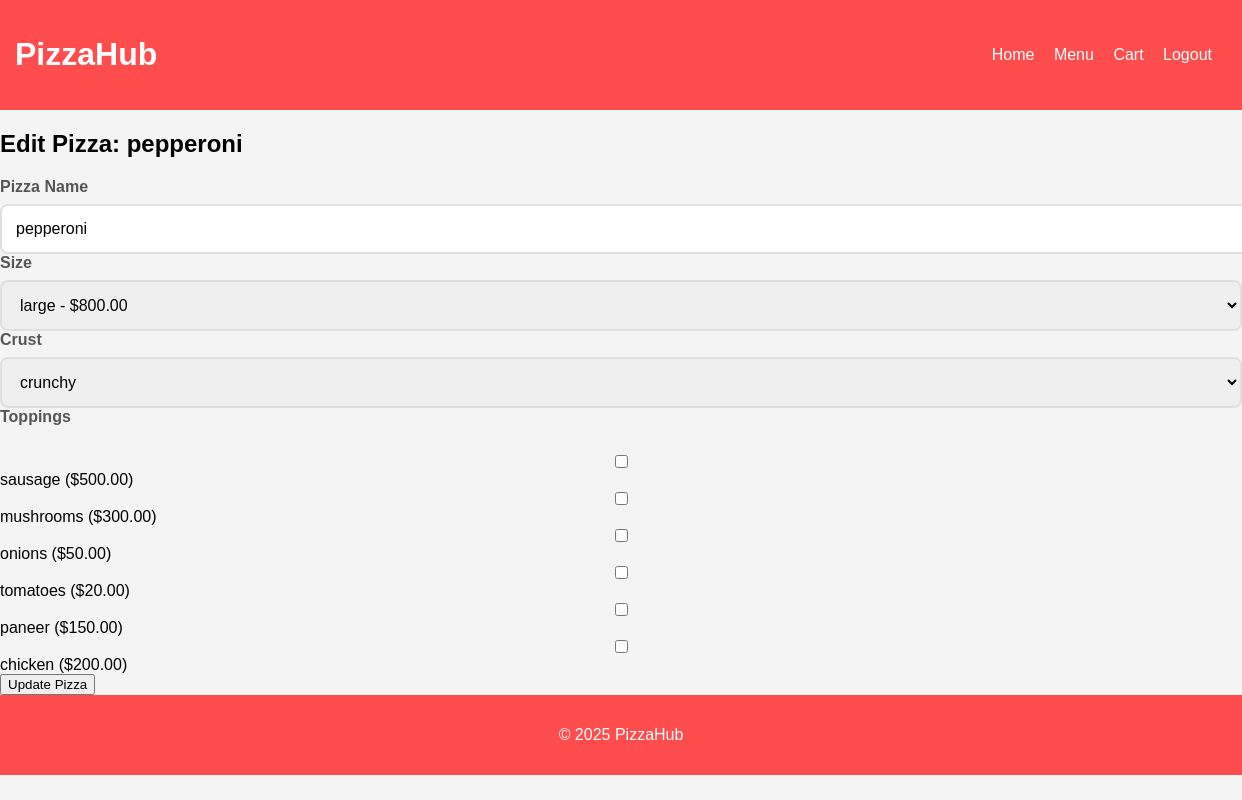
The page /edit-pizza/2/ (signed in) on the database its author committed.
### myapp/models.py (models this page shows, shortened)
class Pizza(models.Model):
    name = models.CharField(max_length=100)
    size = models.ForeignKey(PizzaSize, on_delete=models.PROTECT)
    crust = models.ForeignKey(PizzaCrust, on_delete=models.PROTECT)
    toppings = models.ManyToManyField(Topping, blank=True)
    image = models.ImageField(upload_to='pizzas/', null=True, blank=True)
    created_at = models.DateTimeField(auto_now_add=True)

class PizzaSize(models.Model):
    name = models.CharField(max_length=20)
    price = models.DecimalField(max_digits=5, decimal_places=2)

class PizzaCrust(models.Model):
    name = models.CharField(max_length=20)

class Topping(models.Model):
    name = models.CharField(max_length=50)
    extra_price = models.DecimalField(max_digits=5, decimal_places=2, default=0)

### myapp/views.py (the view, shortened to what this page needs)
# urls.py: path('edit-pizza/<int:pizza_id>/', views.edit_pizza, name='edit_pizza'),
@login_required
@user_passes_test(lambda u: u.is_staff or u.is_superuser)
def edit_pizza(request, pizza_id):
    pizza = get_object_or_404(Pizza, id=pizza_id)
    context = {
        "pizza": pizza,
        "sizes": PizzaSize.objects.all(),
        "crusts": PizzaCrust.objects.all(),
        "toppings": Topping.objects.all(),
    }
    return render(request, "myapp/edit_pizza.html", context)

### myapp/templates/myapp/edit_pizza.html (shortened to what this page needs)
{% extends "myapp/base.html" %}
{% load static %}
{% block content %}
<div class="container">
    <h2>Edit Pizza: {{ pizza.name }}</h2>
    <form method="POST">
        <div class="form-group">
            <label for="name">Pizza Name</label>
            <input type="text" name="name" id="name" value="{{ pizza.name }}" required>
        </div>
        <div class="form-group">
            <label for="size">Size</label>
            <select name="size" id="size" required>
                {% for s in sizes %}
                    <option value="{{ s.id }}" {% if pizza.size.id == s.id %}selected{% endif %}>{{ s.name }} - ${{ s.price }}</option>
                {% endfor %}
            </select>
        </div>
        <div class="form-group">
            <label for="crust">Crust</label>
            <select name="crust" id="crust" required>
                {% for c in crusts %}
                    <option value="{{ c.id }}" {% if pizza.crust.id == c.id %}selected{% endif %}>{{ c.name }}</option>
                {% endfor %}
            </select>
        </div>
        <div class="form-group">
            <label>Toppings</label><br>
            {% for t in toppings %}
                <input type="checkbox" name="toppings" value="{{ t.id }}"
                {% if t in pizza.toppings.all %}checked{% endif %}> {{ t.name }} (${{ t.extra_price }})<br>
            {% endfor %}
        </div>
        <button type="submit">Update Pizza</button>
    </form>
</div>
{% endblock %}

### myapp/static/myapp/css/style.css (style rules this page uses)
body { font-family: Arial, sans-serif; margin: 0; padding: 0; background: #f4f4f4; }
.form-group { flex: 1 1 200px; display: flex; flex-direction: column; }
.form-group label { margin-bottom: 8px; font-weight: 600; color: #555; }
.form-group input[type="text"], .form-group select { width: 100%; padding: 14px; border: 2px solid #e0e0e0; border-radius: 8px; font-size: 16px; transition: all 0.3s; }

### rows shown on the page
Pizza: name "pepperoni", size "large - $800.00", crust "crunchy"
Topping: name "sausage", extra_price "500.00"
Topping: name "mushrooms", extra_price "300.00"
Topping: name "onions", extra_price "50.00"
Topping: name "tomatoes", extra_price "20.00"
Topping: name "paneer", extra_price "150.00"
Topping: name "chicken", extra_price "200.00"
